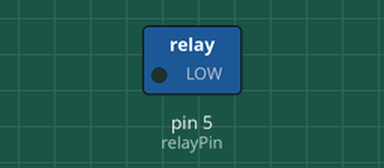
Recording of a sketch running on a simulated Arduino Uno, built with avr-gcc and run on an emulated ATmega328P. Parts: switched loads named in the sketch (green lamp = pin HIGH).

Above: at 2.5 s.
At 7.5 s:
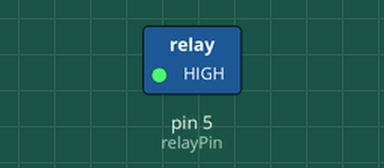
Timing chart, 0 to 13.0 s (numbered marks = the images above):
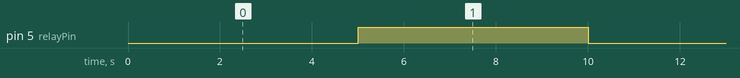

The sketch:

RelayTest.ino
```cpp
const int relayPin = 5;

void setup() {
  // put your setup code here, to run once:
  pinMode(relayPin, OUTPUT);
  digitalWrite(relayPin, LOW);
}

void loop() {
  // put your main code here, to run repeatedly:
  delay(5000);
  digitalWrite(relayPin, !digitalRead(relayPin));
  delay(5000);
  digitalWrite(relayPin, !digitalRead(relayPin));
}
```

Measured:
- by itself, pin 5 (relayPin): alternates HIGH for 5.0 s and LOW for 5.0 s
